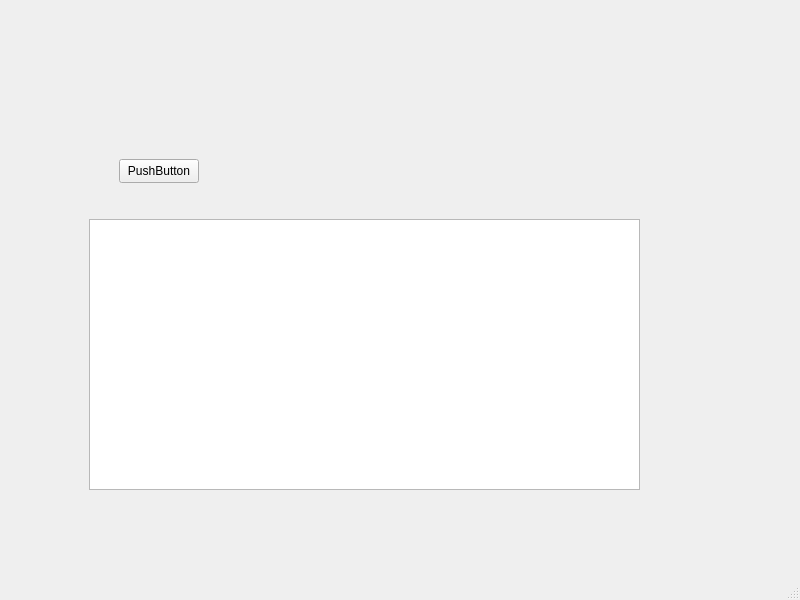
<?xml version="1.0" encoding="UTF-8"?>
<ui version="4.0">
 <class>MainWindow</class>
 <widget class="QMainWindow" name="MainWindow">
  <property name="geometry">
   <rect>
    <x>0</x>
    <y>0</y>
    <width>800</width>
    <height>600</height>
   </rect>
  </property>
  <property name="windowTitle">
   <string>MainWindow</string>
  </property>
  <widget class="QWidget" name="centralwidget">
   <widget class="QStackedWidget" name="stackedWidget">
    <property name="geometry">
     <rect>
      <x>29</x>
      <y>99</y>
      <width>711</width>
      <height>441</height>
     </rect>
    </property>
    <property name="currentIndex">
     <number>1</number>
    </property>
    <widget class="QWidget" name="page">
     <widget class="QWidget" name="widget" native="true">
      <property name="geometry">
       <rect>
        <x>-1</x>
        <y>-11</y>
        <width>471</width>
        <height>461</height>
       </rect>
      </property>
     </widget>
    </widget>
    <widget class="QWidget" name="page_2">
     <widget class="QPushButton" name="refreshButton">
      <property name="geometry">
       <rect>
        <x>90</x>
        <y>60</y>
        <width>80</width>
        <height>24</height>
       </rect>
      </property>
      <property name="text">
       <string>PushButton</string>
      </property>
     </widget>
     <widget class="QTableWidget" name="tableWidget">
      <property name="geometry">
       <rect>
        <x>60</x>
        <y>120</y>
        <width>551</width>
        <height>271</height>
       </rect>
      </property>
     </widget>
    </widget>
   </widget>
  </widget>
  <widget class="QMenuBar" name="menubar">
   <property name="geometry">
    <rect>
     <x>0</x>
     <y>0</y>
     <width>800</width>
     <height>21</height>
    </rect>
   </property>
  </widget>
  <widget class="QStatusBar" name="statusbar"/>
 </widget>
 <resources/>
 <connections/>
</ui>
